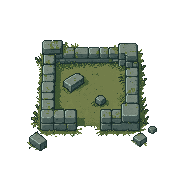
#> input picture tools/rozszerzenia/D/surowe/fundament.png, 192 x 192 px; its folder holds 4 pictures in this run
$ python grafika.py
#> lines starting #> are read from the running program, lines starting #| are printed output that depends on the picture; pictures that were not available may be replaced by others from this repository, and a replacement may not be noted
# Paczka D (docs/rozszerzenia/PLAN.md 7): obrazki zdarzeń !$Zak_* w img/characters i wiersz ikon 512-527 (tools/rozszerzenia/D/ikony.png).
# Źródła: obrazki PixelLab (tools/rozszerzenia/D/surowe/, wygenerowane raz - spis w generacje.json), kafle Winlu z img/tilesets (te
# same, z których są mapy: kapliczki, groby, skrzynie, kwiaty, kamienie), ikony gry (pióro). Bez skalowania pikseli (drobny piksel 1x).
# Każdy arkusz !$ to 3 x 4 klatki jednego rozmiaru (kierunek 2/4/6/8 = wiersz, wzór 0-2 = kolumna) - Zakon_Data.js IMG mówi, która jest która.
# Uruchomienie: python tools/rozszerzenia/D/grafika.py [--podglad PLIK.png]   (pisze tylko własne pliki !$Zak_* i ikony.png paczki)
import os, sys, random
from PIL import Image, ImageDraw

HERE = os.path.dirname(os.path.abspath(__file__))
ROOT = os.path.abspath(os.path.join(HERE, "..", "..", ".."))
RAW = os.path.join(HERE, "surowe")
CHARS = os.path.join(ROOT, "img", "characters")
EXT = os.path.join(ROOT, "img", "tilesets", "Winlu Fantasy Tileset - Exterior")
WC = os.path.join(EXT, "Winlu Fantasy Exterior", "tilesets", "Fantasy_Outside_C.png")
WD = os.path.join(EXT, "Fantasy_Tileset_Green_Edition_upgrade", "tilesets", "Fantasy_Outside_D_green.png")
ICONSET = os.path.join(ROOT, "img", "system", "IconSet.png")
OUTLINE = (30, 34, 34, 255)


def raw(name):
#> called with name = 'fundament'
    return Image.open(os.path.join(RAW, name + ".png")).convert("RGBA")
#> returned value is the input picture: PIL image 192x192 RGBA; mean R, G, B, A 23.4, 28.1, 21.2, 68.4


def tile(path, cx, cy, w=1, h=1):
    return Image.open(path).convert("RGBA").crop((cx * 48, cy * 48, (cx + w) * 48, (cy + h) * 48))


def frame(w, h):
    return Image.new("RGBA", (w, h), (0, 0, 0, 0))


def place(dst, src, dx=0, dy=0, anchor="bottom"):
    """src's content put at the bottom centre of dst (moved by dx, dy)"""
    bb = src.getbbox()
    if not bb:
        return dst
    c = src.crop(bb)
    x = (dst.width - c.width) // 2 + dx
    y = (dst.height - c.height if anchor == "bottom" else (dst.height - c.height) // 2) + dy
    dst.alpha_composite(c, (x, y))
    return dst


def sheet(frames, w, h, name):
    """frames: {(dir, pattern): Image} -> a $ sheet 3 x 4 of w x h (empty cells repeat the first frame)"""
#> called with w = 192, h = 192, name = '!$Zak_Fundament'
    out = Image.new("RGBA", (w * 3, h * 4), (0, 0, 0, 0))
#> out: PIL image 576x768 RGBA; every value is 0
    first = next(iter(frames.values()))
    for r, d in enumerate((2, 4, 6, 8)):
        for p in range(3):
            f = frames.get((d, p), first)
            assert f.size == (w, h), (name, d, p, f.size)
            out.alpha_composite(f, (p * w, r * h))
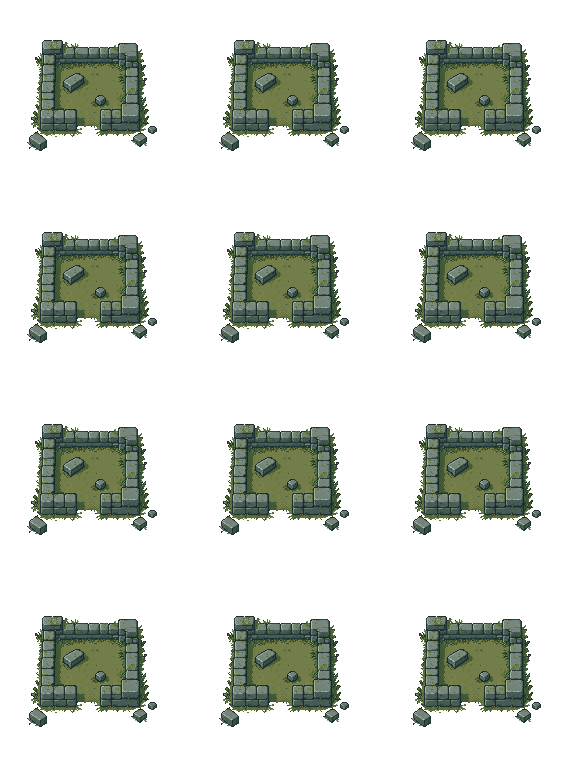
#> out: PIL image 576x768 RGBA; mean R, G, B, A 23.4, 28.1, 21.2, 68.4; transparent parts drawn white
    out.save(os.path.join(CHARS, name + ".png"))
    print("zapisano", name, out.size)
#| zapisano !$Zak_Fundament (576, 768)
    return out


def recolor(im, fn):
    px = im.load()
    for y in range(im.height):
        for x in range(im.width):
            r, g, b, a = px[x, y]
            if a:
                px[x, y] = fn(r, g, b, a)
    return im


def lum(r, g, b):
    return 0.299 * r + 0.587 * g + 0.114 * b


# [14 lines left out: function outline_of, not called in this run]


RAVEN = ["..##.....",      # a carved raven seen from the side (beak left), 9 x 6
         ".####....",
         "#######..",
         ".#######.",
         "..#####.#",
         "...#.#..."]


# [11 lines left out: function raven, not called in this run]


def shrink(im, f):
    """content-aware smaller copy (whole rows and columns most like their neighbour taken out) - keeps the 1 px look"""
    w, h = im.size
    nw, nh = int(round(w * f)), int(round(h * f))
    import itertools
    def drop(img, n, axis):
        for _ in range(n):
            px = img.load()
            W, H = img.size
            best, bi = None, None
            rng = range(1, (W if axis == 0 else H) - 1)
            for i in rng:
                s = 0
                for k in range(H if axis == 0 else W):
                    a = px[i, k] if axis == 0 else px[k, i]
                    b = px[i - 1, k] if axis == 0 else px[k, i - 1]
                    s += sum(abs(a[c] - b[c]) for c in range(4))
                if best is None or s < best:
                    best, bi = s, i
            if axis == 0:
                left, right = img.crop((0, 0, bi, H)), img.crop((bi + 1, 0, W, H))
                n2 = Image.new("RGBA", (W - 1, H)); n2.paste(left, (0, 0)); n2.paste(right, (bi, 0))
            else:
                top, bot = img.crop((0, 0, W, bi)), img.crop((0, bi + 1, W, H))
                n2 = Image.new("RGBA", (W, H - 1)); n2.paste(top, (0, 0)); n2.paste(bot, (0, bi))
            img = n2
        return img
    im = drop(im, w - nw, 0)
    return drop(im, h - nh, 1)


# ------------------------------------------------------------------ the foundations (192 x 192, the content in the middle)
def fundament():
    f = raw("fundament")
    sheet({(2, 0): f}, 192, 192, "!$Zak_Fundament")
    return f


# ------------------------------------------------------------------ the plates (96 x 96)
def plyty():
    p = raw("plyta")
    fr = {}
    fr[(4, 0)] = p.copy()
    # the key in the keyhole: a stone key's bow over the slot
    k = p.copy()
    d = ImageDraw.Draw(k)
    bb = keyhole(p)
#> after the loop in keyhole, `for y in range(p.height // 2, p.height - 10):`: best = (96, 97)
#> bb = (96, 97)
    kx, ky = bb
#> kx = 96; ky = 97
    d.rectangle((kx - 4, ky - 9, kx + 4, ky - 3), fill=(120, 130, 128, 255), outline=(40, 46, 46, 255))
    d.point((kx, ky - 6), fill=(60, 66, 66, 255))
    d.line((kx, ky - 2, kx, ky + 4), fill=(96, 104, 102, 255))
    fr[(4, 1)] = k
    # open: the steps down under the slab, the slab pushed aside to the right
    o = frame(96, 96)
#> o: PIL image 96x96 RGBA; every value is 0
    d = ImageDraw.Draw(o)
    d.rectangle((12, 30, 70, 86), fill=(70, 78, 78, 255), outline=(36, 40, 40, 255))
    d.rectangle((16, 34, 66, 82), fill=(14, 14, 18, 255))
    for i in range(5):   # the steps going down into the dark: the nearest light, the far ones lost
        y, sh = 36 + i * 9, 116 - i * 20
        d.rectangle((18 + i, y, 64 - i, y + 4), fill=(sh, sh + 6, sh + 6, 255))
        d.line((18 + i, y, 64 - i, y), fill=(min(255, sh + 30), min(255, sh + 36), min(255, sh + 36), 255))
    sl = p.crop(p.getbbox())
    o.alpha_composite(sl.crop((0, 0, min(sl.width, 60), sl.height)), (52, 96 - sl.height))
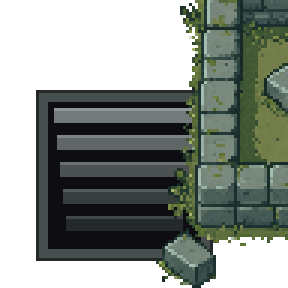
#> o: PIL image 96x96 RGBA (shown 3 times larger); mean R, G, B, A 42.1, 49.1, 42.6, 157.9; transparent parts drawn white
    fr[(4, 2)] = o
    # the fallen slab of a tower: the plate made smaller (2/3), a crack across it, darker
    s = shrink(p.crop(p.getbbox()), 0.62)
#> after the loop in drop, `for _ in range(n):`:
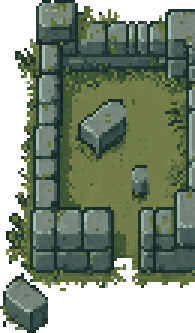
#> left: PIL image 65x111 RGBA (shown 3 times larger); mean R, G, B, A 64.4, 77.5, 58.7, 189.5; transparent parts drawn white
#> after the loop in drop, `for _ in range(n):`:
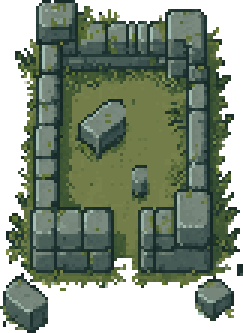
#> n2: PIL image 81x111 RGBA (shown 3 times larger); mean R, G, B, A 59.7, 72.4, 55.2, 181.5; transparent parts drawn white
#> call 2 of drop, with n = 42, axis = 1
#> after the loop in drop (call 2), `for _ in range(n):`:
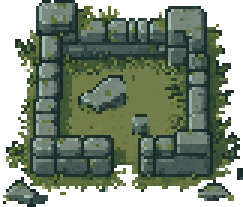
#> n2: PIL image 81x69 RGBA (shown 3 times larger); mean R, G, B, A 58.2, 71.5, 54.6, 185.1; transparent parts drawn white
    s = recolor(s, lambda r, g, b, a: (int(r * 0.88), int(g * 0.88), int(b * 0.9), a))
    d = ImageDraw.Draw(s)
    w, h = s.size
#> w = 81; h = 69
    pts = [(int(w * 0.15), int(h * 0.30)), (int(w * 0.4), int(h * 0.45)), (int(w * 0.55), int(h * 0.42)), (int(w * 0.85), int(h * 0.62))]
#> pts = [(12, 20), (32, 31), (44, 28), (68, 42)]
    d.line(pts, fill=(28, 32, 32, 255), width=1)
    f0 = frame(96, 96); place(f0, s)
#> in place, `dst.alpha_composite(c, (x, y))`:
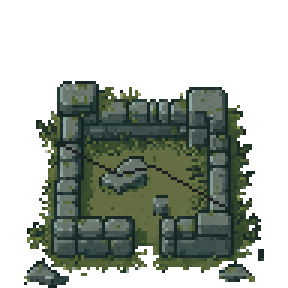
#> dst: PIL image 96x96 RGBA (shown 3 times larger); mean R, G, B, A 30.4, 37.5, 29.3, 112.2; transparent parts drawn white
    fr[(2, 0)] = f0
    # ...looked under: moved aside, the dark hollow showing
    f1 = frame(96, 96)
    dd = ImageDraw.Draw(f1)
    dd.ellipse((26, 62, 62, 88), fill=(22, 20, 18, 255), outline=(44, 40, 34, 255))
    place(f1, s, dx=16, dy=-2)
    fr[(2, 1)] = f1
    # the packed earth over the key, and the hole dug out
    e = frame(96, 96)
    soil(e, 48, 82, 17, 9, seed=3, dark=False)
    fr[(6, 0)] = e
    h2 = frame(96, 96)
    soil(h2, 48, 82, 18, 10, seed=4, dark=False)
    ImageDraw.Draw(h2).ellipse((38, 77, 58, 88), fill=(30, 22, 16, 255), outline=(52, 38, 26, 255))
    soil(h2, 66, 80, 7, 4, seed=5, dark=False)
    fr[(6, 1)] = h2
    sheet(fr, 96, 96, "!$Zak_Plyty")
#> in sheet (call 2), `out = Image.new("RGBA", (w * 3, h * 4), (0, 0, 0, 0))`: out: PIL image 288x384 RGBA; every value is 0
#> after the loop in sheet, `for r, d in enumerate((2, 4, 6, 8)):`:
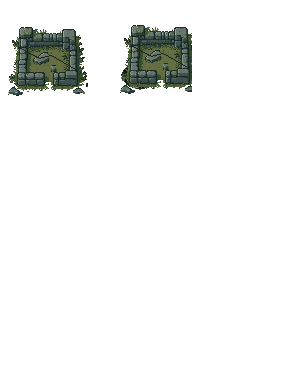
#> out: PIL image 288x384 RGBA; mean R, G, B, A 5, 6.2, 4.8, 18.5; transparent parts drawn white


def keyhole(p):
    """the keyhole's centre: the darkest small blob below the plate's middle"""
    px = p.load()
    best = None
    for y in range(p.height // 2, p.height - 10):
        for x in range(p.width // 3, 2 * p.width // 3):
            r, g, b, a = px[x, y]
            if a and lum(r, g, b) < 40:
                if best is None or y < best[1]:
                    best = (x, y)
    return best or (p.width // 2, int(p.height * 0.68))


def soil(im, cx, cy, rx, ry, seed=1, dark=True):
    rnd = random.Random(seed)
    px = im.load()
    for y in range(cy - ry, cy + ry + 1):
        for x in range(cx - rx, cx + rx + 1):
            if ((x - cx) / rx) ** 2 + ((y - cy) / ry) ** 2 > 1 + rnd.uniform(-0.15, 0.1):
                continue
            base = (88, 66, 44) if not dark else (60, 44, 30)
            v = rnd.randint(-14, 14)
            px[x, y] = (max(0, base[0] + v), max(0, base[1] + v), max(0, base[2] + v // 2), 255)
    return im


# ------------------------------------------------------------------ the shrine (48 x 96)
# [17 lines left out: functions kapliczka, grzeda, not called in this run]


# ------------------------------------------------------------------ the gallows (144 x 144)
def szubienica():
    sheet({(2, 0): raw("szubienica")}, 144, 144, "!$Zak_Szubienica")


# ------------------------------------------------------------------ the nest (96 x 64): with / without its feathers
# [166 lines left out: functions gniazdo, male, slady, groby, stone_box, wall_pieces, not called in this run]


def trim(im):
    bb = im.getbbox()
    return im.crop(bb) if bb else im


# ------------------------------------------------------------------ the wreck's pieces (48 x 48)
# [23 lines left out: function wrak, not called in this run]


# ------------------------------------------------------------------ the chamber (96 x 96): the wall with the four towers, the basin
def komora():
    fr = {(2, 0): place(frame(96, 96), raw("komora_mapa")), (2, 1): place(frame(96, 96), raw("misa"))}
    sheet(fr, 96, 96, "!$Zak_Komora")


# ------------------------------------------------------------------ the icons 512-527 (the package's row of IconSet: 512 x 32)
# [5 lines left out: function ikony, not called in this run]


if __name__ == "__main__":
    sys.path.insert(0, HERE)
#> (the run stopped early here; a loop or call above may not have finished)
